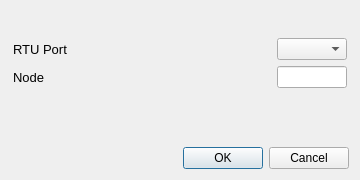
<?xml version="1.0" encoding="UTF-8"?>
<ui version="4.0">
 <class>queryPortNode</class>
 <widget class="QDialog" name="queryPortNode">
  <property name="geometry">
   <rect>
    <x>0</x>
    <y>0</y>
    <width>360</width>
    <height>180</height>
   </rect>
  </property>
  <property name="windowTitle">
   <string>Dialog</string>
  </property>
  <property name="windowIcon">
   <iconset resource="qtc.qrc">
    <normaloff>:/cteicons/img/Logo_Mect.png</normaloff>:/cteicons/img/Logo_Mect.png</iconset>
  </property>
  <layout class="QVBoxLayout" name="verticalLayout">
   <item>
    <layout class="QGridLayout" name="gridLayout">
     <property name="leftMargin">
      <number>2</number>
     </property>
     <property name="topMargin">
      <number>6</number>
     </property>
     <property name="rightMargin">
      <number>2</number>
     </property>
     <property name="bottomMargin">
      <number>6</number>
     </property>
     <property name="horizontalSpacing">
      <number>24</number>
     </property>
     <item row="2" column="1">
      <widget class="QComboBox" name="cboPort">
       <property name="minimumSize">
        <size>
         <width>70</width>
         <height>0</height>
        </size>
       </property>
       <property name="maximumSize">
        <size>
         <width>70</width>
         <height>16777215</height>
        </size>
       </property>
       <property name="toolTip">
        <string>Change Serial Port</string>
       </property>
      </widget>
     </item>
     <item row="3" column="1">
      <widget class="QLineEdit" name="txtNode">
       <property name="minimumSize">
        <size>
         <width>70</width>
         <height>0</height>
        </size>
       </property>
       <property name="maximumSize">
        <size>
         <width>70</width>
         <height>16777215</height>
        </size>
       </property>
       <property name="toolTip">
        <string>Change Node ID</string>
       </property>
       <property name="alignment">
        <set>Qt::AlignCenter</set>
       </property>
      </widget>
     </item>
     <item row="2" column="0">
      <widget class="QLabel" name="lblPort">
       <property name="minimumSize">
        <size>
         <width>160</width>
         <height>0</height>
        </size>
       </property>
       <property name="font">
        <font>
         <pointsize>10</pointsize>
        </font>
       </property>
       <property name="text">
        <string>RTU Port</string>
       </property>
       <property name="buddy">
        <cstring>cboPort</cstring>
       </property>
      </widget>
     </item>
     <item row="0" column="0" colspan="2">
      <widget class="QLabel" name="lblMessage">
       <property name="font">
        <font>
         <pointsize>10</pointsize>
         <weight>50</weight>
         <bold>false</bold>
        </font>
       </property>
       <property name="text">
        <string/>
       </property>
       <property name="textFormat">
        <enum>Qt::RichText</enum>
       </property>
       <property name="alignment">
        <set>Qt::AlignJustify|Qt::AlignVCenter</set>
       </property>
       <property name="wordWrap">
        <bool>true</bool>
       </property>
      </widget>
     </item>
     <item row="3" column="0">
      <widget class="QLabel" name="lblNode">
       <property name="minimumSize">
        <size>
         <width>160</width>
         <height>0</height>
        </size>
       </property>
       <property name="font">
        <font>
         <pointsize>10</pointsize>
        </font>
       </property>
       <property name="text">
        <string>Node</string>
       </property>
       <property name="textFormat">
        <enum>Qt::AutoText</enum>
       </property>
       <property name="alignment">
        <set>Qt::AlignJustify|Qt::AlignVCenter</set>
       </property>
       <property name="buddy">
        <cstring>txtNode</cstring>
       </property>
      </widget>
     </item>
     <item row="1" column="0">
      <spacer name="verticalSpacer_2">
       <property name="orientation">
        <enum>Qt::Vertical</enum>
       </property>
       <property name="sizeHint" stdset="0">
        <size>
         <width>20</width>
         <height>40</height>
        </size>
       </property>
      </spacer>
     </item>
    </layout>
   </item>
   <item>
    <spacer name="verticalSpacer">
     <property name="orientation">
      <enum>Qt::Vertical</enum>
     </property>
     <property name="sizeHint" stdset="0">
      <size>
       <width>20</width>
       <height>86</height>
      </size>
     </property>
    </spacer>
   </item>
   <item>
    <widget class="QDialogButtonBox" name="buttonBox">
     <property name="styleSheet">
      <string notr="true">QDialogButtonBox
{
	dialogbuttonbox-buttons-have-icons: 1;
	icon-size: 32px 32px;
	dialog-apply-icon: url(:/cteicons/img/Done_32.png);
	dialog-cancel-icon: url(:/cteicons/img/Cancel_32.png);
	dialog-close-icon: url(:/cteicons/img/Close_32.png);
	dialog-discard-icon: url(:/cteicons/img/Undo.png);
	dialog-no-icon: url(:/cteicons/img/Cancel_32.png);
	dialog-ok-icon: url(:/cteicons/img/Done_32.png);
	dialog-open-icon: url(:/cteicons/img/Open_32.png);
	dialog-reset-icon: url(:/cteicons/img/Reset_32.png);
	dialog-save-icon: url(:/cteicons/img/Save.png);
	dialog-yes-icon: url(:/cteicons/img/Done_32.png);
}
</string>
     </property>
     <property name="orientation">
      <enum>Qt::Horizontal</enum>
     </property>
     <property name="standardButtons">
      <set>QDialogButtonBox::Cancel|QDialogButtonBox::Ok</set>
     </property>
    </widget>
   </item>
  </layout>
 </widget>
 <resources>
  <include location="qtc.qrc"/>
 </resources>
 <connections>
  <connection>
   <sender>buttonBox</sender>
   <signal>accepted()</signal>
   <receiver>queryPortNode</receiver>
   <slot>accept()</slot>
   <hints>
    <hint type="sourcelabel">
     <x>248</x>
     <y>254</y>
    </hint>
    <hint type="destinationlabel">
     <x>157</x>
     <y>274</y>
    </hint>
   </hints>
  </connection>
  <connection>
   <sender>buttonBox</sender>
   <signal>rejected()</signal>
   <receiver>queryPortNode</receiver>
   <slot>reject()</slot>
   <hints>
    <hint type="sourcelabel">
     <x>316</x>
     <y>260</y>
    </hint>
    <hint type="destinationlabel">
     <x>286</x>
     <y>274</y>
    </hint>
   </hints>
  </connection>
 </connections>
</ui>
